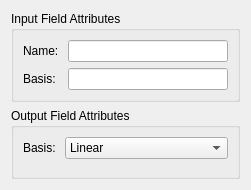
<?xml version="1.0" encoding="UTF-8"?>
<ui version="4.0">
 <class>ConvertFieldBasis</class>
 <widget class="QDialog" name="ConvertFieldBasis">
  <property name="geometry">
   <rect>
    <x>0</x>
    <y>0</y>
    <width>251</width>
    <height>190</height>
   </rect>
  </property>
  <property name="minimumSize">
   <size>
    <width>251</width>
    <height>190</height>
   </size>
  </property>
  <property name="windowTitle">
   <string>Dialog</string>
  </property>
  <layout class="QGridLayout" name="gridLayout">
   <item row="0" column="0">
    <widget class="QGroupBox" name="groupBox">
     <property name="title">
      <string>Input Field Attributes</string>
     </property>
     <layout class="QFormLayout" name="formLayout">
      <item row="0" column="0">
       <widget class="QLabel" name="label">
        <property name="text">
         <string>Name: </string>
        </property>
       </widget>
      </item>
      <item row="0" column="1">
       <widget class="QLineEdit" name="nameLineEdit_">
        <property name="readOnly">
         <bool>true</bool>
        </property>
       </widget>
      </item>
      <item row="1" column="0">
       <widget class="QLabel" name="label_2">
        <property name="text">
         <string>Basis:</string>
        </property>
       </widget>
      </item>
      <item row="1" column="1">
       <widget class="QLineEdit" name="basisLineEdit_">
        <property name="readOnly">
         <bool>true</bool>
        </property>
       </widget>
      </item>
     </layout>
    </widget>
   </item>
   <item row="1" column="0">
    <widget class="QGroupBox" name="groupBox_2">
     <property name="title">
      <string>Output Field Attributes</string>
     </property>
     <layout class="QFormLayout" name="formLayout_2">
      <item row="0" column="0">
       <widget class="QLabel" name="label_3">
        <property name="text">
         <string>Basis: </string>
        </property>
       </widget>
      </item>
      <item row="0" column="1">
       <widget class="QComboBox" name="basisComboBox_">
        <item>
         <property name="text">
          <string>Linear</string>
         </property>
        </item>
        <item>
         <property name="text">
          <string>Constant</string>
         </property>
        </item>
        <item>
         <property name="text">
          <string>None</string>
         </property>
        </item>
       </widget>
      </item>
     </layout>
    </widget>
   </item>
  </layout>
 </widget>
 <resources/>
 <connections/>
</ui>
